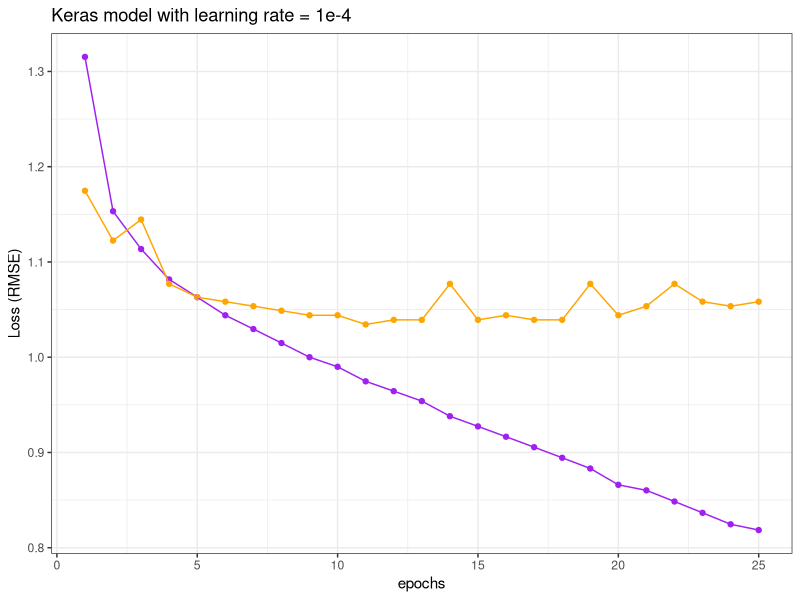
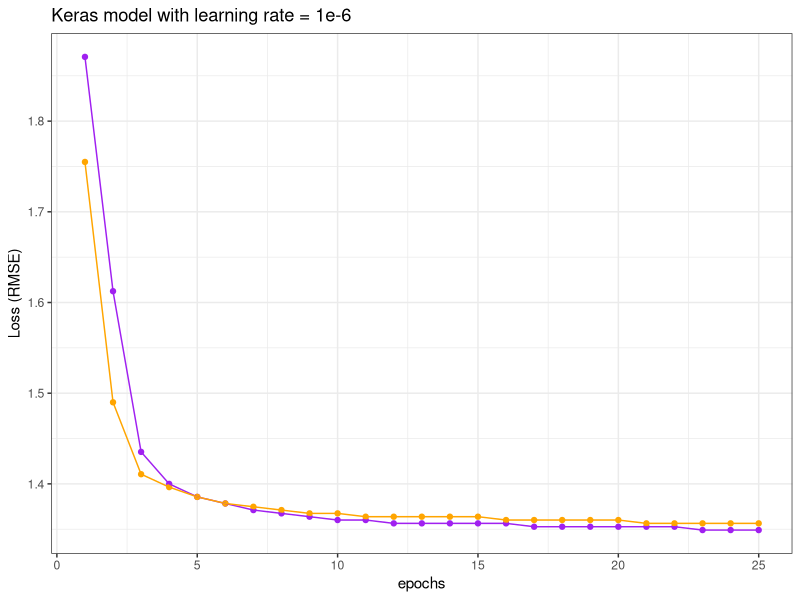
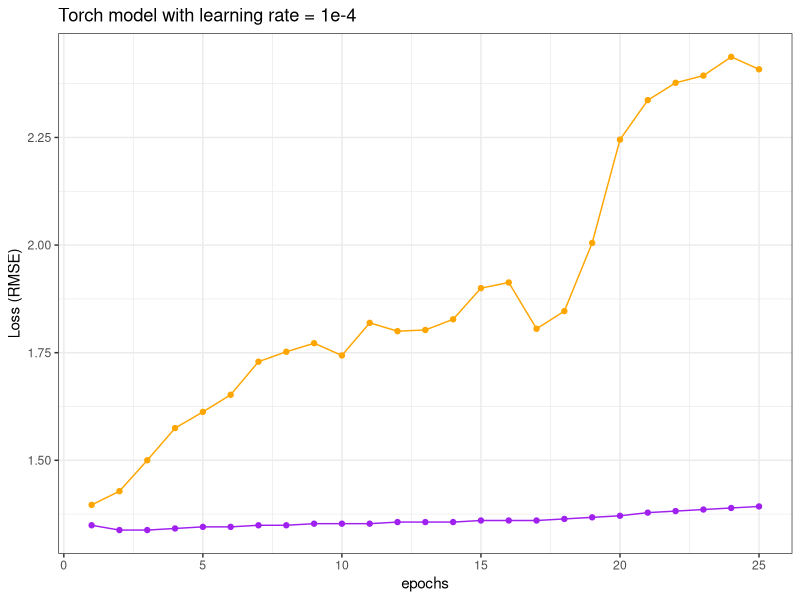
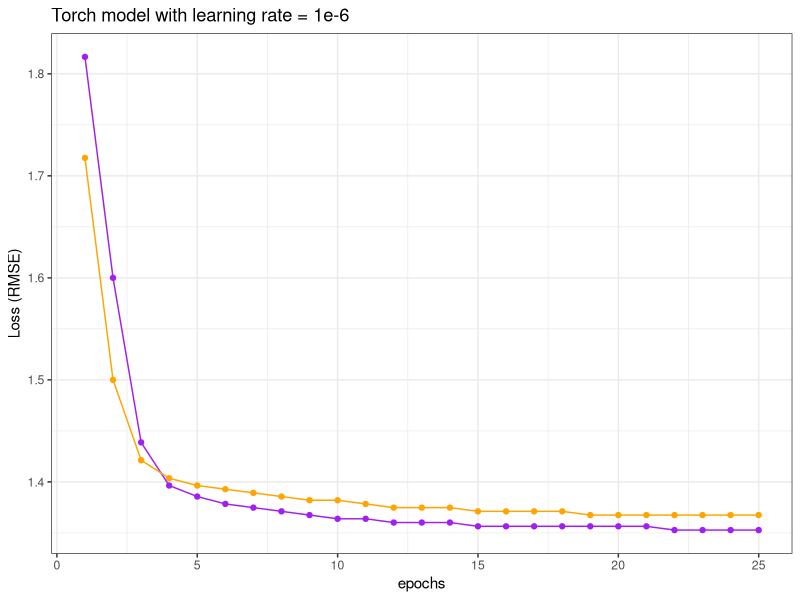
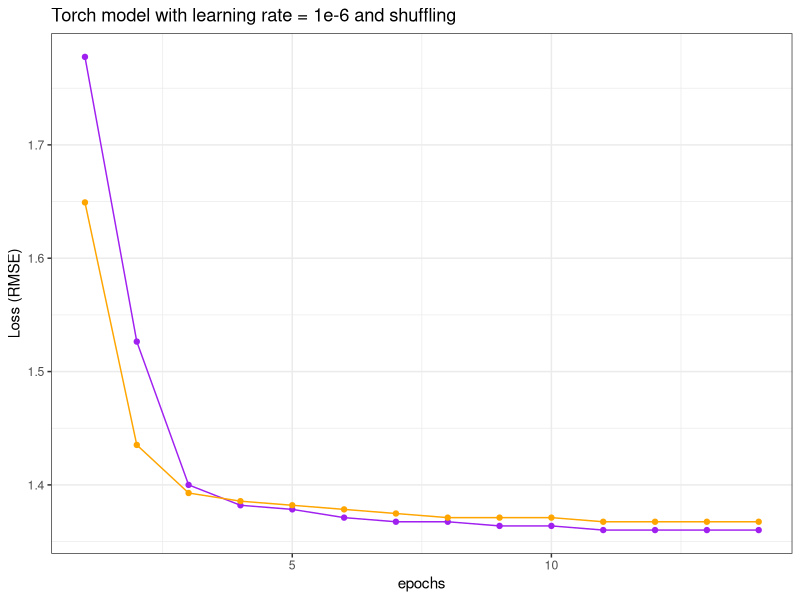

Here is the R script that generated these plots, in order: (Note: this script raises an error after producing the figures.)

library(tidyverse)

# keras models

# 25 epoch, lr = 1e-4
train_mean_losses_k1 <- c(1.73, 1.33, 1.24, 1.17, 1.13, 1.09, 1.06, 1.03, 
                          1.00, 0.98, 0.95, 0.93, 0.91, 0.88, 0.86, 0.84, 
                          0.82, 0.80, 0.78, 0.75, 0.74, 0.72, 0.70, 0.68, 
                          0.67)
valid_mean_losses_k1 <- c(1.38, 1.26, 1.31, 1.16, 1.13, 1.12, 1.11, 1.10,
                          1.09, 1.09, 1.07, 1.08, 1.08, 1.16, 1.08, 1.09,
                          1.08, 1.08, 1.16, 1.09, 1.11, 1.16, 1.12, 1.11,
                          1.12)

history_k1 <- tibble(
  epochs = seq(1:length(train_mean_losses_k1)),
  train_mean_loss = train_mean_losses_k1,
  valid_mean_loss = valid_mean_losses_k1,
  lr = rep(1e-4, length(train_mean_losses_k1)),
  software = "keras"
)

# 25 epoch, lr = 1e-6
train_mean_losses_k2 <- c(3.50, 2.60, 2.06, 1.96, 1.92, 1.90, 1.88, 1.87, 
                          1.86, 1.85, 1.85, 1.84, 1.84, 1.84, 1.84, 1.84, 
                          1.83, 1.83, 1.83, 1.83, 1.83, 1.83, 1.82, 1.82, 
                          1.82)
valid_mean_losses_k2 <- c(3.08, 2.22, 1.99, 1.95, 1.92, 1.90, 1.89, 1.88, 
                          1.87, 1.87, 1.86, 1.86, 1.86, 1.86, 1.86, 1.85, 
                          1.85, 1.85, 1.85, 1.85, 1.84, 1.84, 1.84, 1.84, 
                          1.84)

history_k2 <- tibble(
  epochs = seq(1:length(train_mean_losses_k2)),
  train_mean_loss = train_mean_losses_k2,
  valid_mean_loss = valid_mean_losses_k2,
  lr = rep(1e-6, length(train_mean_losses_k2)),
  software = "keras"
)


# torch models

# 25 epoch, lr = 1e-4
train_mean_losses_t1 <- c(1.82, 1.79, 1.79, 1.80, 1.81, 1.81, 1.82, 1.82, 
                          1.83, 1.83, 1.83, 1.84, 1.84, 1.84, 1.85, 1.85, 
                          1.85, 1.86, 1.87, 1.88, 1.90, 1.91, 1.92, 1.93, 
                          1.94)
valid_mean_losses_t1 <- c(1.95, 2.04, 2.25, 2.48, 2.60, 2.73, 2.99, 3.07, 
                          3.14, 3.04, 3.31, 3.24, 3.25, 3.34, 3.61, 3.66, 
                          3.26, 3.41, 4.02, 5.04, 5.46, 5.65, 5.73, 5.94, 
                          5.80)

history_t1 <- tibble(
  epochs = seq(1:length(train_mean_losses_t1)),
  train_mean_loss = train_mean_losses_t1,
  valid_mean_loss = valid_mean_losses_t1,
  lr = rep(1e-4, length(train_mean_losses_t1)),
  software = "torch"
) 

# 25 epoch, lr = 1-6
train_mean_losses_t2 <- c(3.30, 2.56, 2.07, 1.95, 1.92, 1.90, 1.89, 1.88, 
                          1.87, 1.86, 1.86, 1.85, 1.85, 1.85, 1.84, 1.84, 
                          1.84, 1.84, 1.84, 1.84, 1.84, 1.83, 1.83, 1.83, 
                          1.83)

valid_mean_losses_t2 <- c(2.95, 2.25, 2.02, 1.97, 1.95, 1.94, 1.93, 1.92, 
                          1.91, 1.91, 1.90, 1.89, 1.89, 1.89, 1.88, 1.88, 
                          1.88, 1.88, 1.87, 1.87, 1.87, 1.87, 1.87, 1.87, 
                          1.87)

history_t2 <- tibble(
  epochs = seq(1:length(train_mean_losses_t2)),
  train_mean_loss = train_mean_losses_t2,
  valid_mean_loss = valid_mean_losses_t2,
  lr = rep(1e-6, length(train_mean_losses_t2)),
  software = "torch"
) 

# 25 epoch, lr = 1-6 - shuffle = TRUE
train_mean_losses_t3 <- c(3.16, 2.33, 1.96, 1.91, 1.90, 1.88, 1.87, 1.87, 
                          1.86, 1.86, 1.85, 1.85, 1.85, 1.85)
valid_mean_losses_t3 <- c(2.72, 2.06, 1.94, 1.92, 1.91, 1.90, 1.89, 1.88,
                          1.88, 1.88, 1.87, 1.87, 1.87, 1.87)

history_t3 <- tibble(
  epochs = seq(1:length(train_mean_losses_t3)),
  train_mean_loss = train_mean_losses_t3,
  valid_mean_loss = valid_mean_losses_t3,
  lr = rep(1e-6, length(train_mean_losses_t3)),
  software = "torch"
) 


history_k1 %>% 
  ggplot2::ggplot(aes(x = epochs)) +
  geom_point(aes(y = sqrt(train_mean_loss)), color = "purple") +
  geom_point(aes(y = sqrt(valid_mean_loss)), color = "orange") +
  geom_line(aes(y = sqrt(train_mean_loss)), color = "purple") +
  geom_line(aes(y = sqrt(valid_mean_loss)), color = "orange") +
  theme_bw() +
  ylab("Loss (RMSE)") +
  ggtitle("Keras model with learning rate = 1e-4")

history_k2 %>% 
  ggplot2::ggplot(aes(x = epochs)) +
  geom_point(aes(y = sqrt(train_mean_loss)), color = "purple") +
  geom_point(aes(y = sqrt(valid_mean_loss)), color = "orange") +
  geom_line(aes(y = sqrt(train_mean_loss)), color = "purple") +
  geom_line(aes(y = sqrt(valid_mean_loss)), color = "orange") +
  theme_bw() +
  ylab("Loss (RMSE)") +
  ggtitle("Keras model with learning rate = 1e-6")

history_t1 %>% 
  ggplot2::ggplot(aes(x = epochs)) +
  geom_point(aes(y = sqrt(train_mean_loss)), color = "purple") +
  geom_point(aes(y = sqrt(valid_mean_loss)), color = "orange") +
  geom_line(aes(y = sqrt(train_mean_loss)), color = "purple") +
  geom_line(aes(y = sqrt(valid_mean_loss)), color = "orange") +
  theme_bw() +
  ylab("Loss (RMSE)") +
  ggtitle("Torch model with learning rate = 1e-4")

history_t2 %>% 
  ggplot2::ggplot(aes(x = epochs)) +
  geom_point(aes(y = sqrt(train_mean_loss)), color = "purple") +
  geom_point(aes(y = sqrt(valid_mean_loss)), color = "orange") +
  geom_line(aes(y = sqrt(train_mean_loss)), color = "purple") +
  geom_line(aes(y = sqrt(valid_mean_loss)), color = "orange") +
  theme_bw() +
  ylab("Loss (RMSE)") +
  ggtitle("Torch model with learning rate = 1e-6")

history_t3 %>% 
  ggplot2::ggplot(aes(x = epochs)) +
  geom_point(aes(y = sqrt(train_mean_loss)), color = "purple") +
  geom_point(aes(y = sqrt(valid_mean_loss)), color = "orange") +
  geom_line(aes(y = sqrt(train_mean_loss)), color = "purple") +
  geom_line(aes(y = sqrt(valid_mean_loss)), color = "orange") +
  theme_bw() +
  ylab("Loss (RMSE)") +
  ggtitle("Torch model with learning rate = 1e-6 and shuffling")


history_all <- full_join(history_k1, history_k2) %>% 
  full_join(., history_t1) %>% 
  full_join(., history_t2) %>% 
  #full_join(., history_t3) %>% 
  pivot_longer(
    c(train_mean_loss, valid_mean_loss), 
    names_to = "set",
    values_to = "mse"
  )

# manually set labels
labels_software <- c(
  "keras" = "Keras", 
  "torch" = "Torch"
)

labels_lr <- c(
  "1e-04" = "lr = 1e-4", 
  "1e-06" = "lr = 1e-6"
)

library(ggtext)

history_all %>% 
  ggplot(aes(x = epochs, y = sqrt(mse), color = set)) +
  geom_point(size = 2) +
  geom_line(size = 1.5) +
  facet_grid(
    cols = vars(software), 
    rows = vars(lr), 
    scales = "free_y",
    labeller = labeller(software = labels_software, lr = labels_lr)
  ) +
  scale_color_viridis_d(
    begin = 0.25, 
    name = "Set",
    labels = c("Train", "Validation")
  ) +
  scale_x_continuous(name = "Epochs") +
  scale_y_continuous(name = "Error (RMSE)") +
  theme_bw() +
  theme(strip.text = element_markdown()) -> fig_torch_keras

save_plot("torch_keras_comparison.png", fig_torch_keras,
          ncol = 1, nrow = 1, base_height = 3.71,
          base_asp = 1.618, base_width = NULL)
